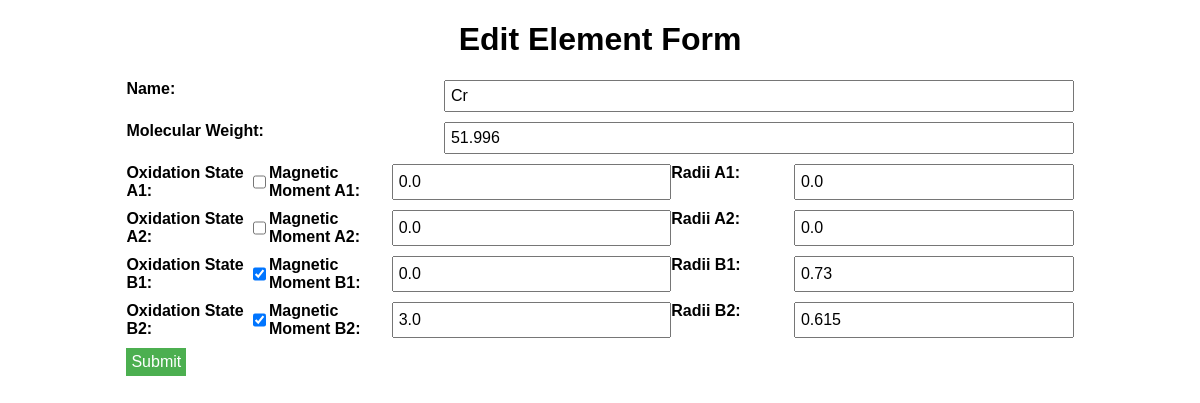
The app's page /edit/Cr with its own data.
### tables this page shows
CREATE TABLE elements (
            name TEXT PRIMARY KEY,
            molecular_weight REAL,
            oxidation_state_a1 BOOL,
            magnetic_moment_a1 REAL,
            radii_a1 REAL,
            oxidation_state_a2 BOOL,
            magnetic_moment_a2 REAL,
            radii_a2 REAL,
            oxidation_state_b1 BOOL,
            magnetic_moment_b1 REAL,
            radii_b1 REAL,
            oxidation_state_b2 BOOL,
            magnetic_moment_b2 REAL,
            radii_b2 REAL
        );

### database.py (the view)
@app.route('/edit/<name>')
def edit(name):
    conn = get_db_connection()
    cursor = conn.cursor()
    cursor.execute('SELECT * FROM elements WHERE name = ?', (name,))
    element = cursor.fetchone()
    conn.close()
    return render_template('add.html', element=element)

### database.py (called while the page is built)
def get_db_connection():
    conn = sqlite3.connect(DATABASE)
    conn.row_factory = sqlite3.Row
    return conn

### templates/add.html (shortened to what this page needs)
<!DOCTYPE html>
<html lang="en">
<head>
    <link rel="stylesheet" href="{{ url_for('static', filename='css/database.css') }}">
</head>
<body>
<div class="container">
    <h1>{{ 'Edit' if element else 'New' }} Element Form</h1>
    <form method="POST" action="{{ url_for('submit') }}">
        <div class="form-row">
            <label for="name">Name:</label>
            <input type="text" id="name" name="name" value="{{ element['name'] if element else '' }}" {{ 'readonly' if element else '' }} required>
        </div>
        <div class="form-row">
            <label for="molecular_weight">Molecular Weight:</label>
            <input type="number" id="molecular_weight" name="molecular_weight" step="0.001" value="{{ element['molecular_weight'] if element else '' }}" required>
        </div>
        <div class="form-row">
            <label for="oxidation_state_a1">Oxidation State A1:</label>
            <input type="checkbox" id="oxidation_state_a1" name="oxidation_state_a1" {{ 'checked' if element and element['oxidation_state_a1'] else '' }}>
            <label for="magnetic_moment_a1">Magnetic Moment A1:</label>
            <input type="number" id="magnetic_moment_a1" name="magnetic_moment_a1" step="0.001" value="{{ element['magnetic_moment_a1'] if element else '' }}">
            <label for="radii_a1">Radii A1:</label>
            <input type="number" id="radii_a1" name="radii_a1" step="0.001" value="{{ element['radii_a1'] if element else '' }}">
        </div>
        <div class="form-row">
            <label for="oxidation_state_a2">Oxidation State A2:</label>
            <input type="checkbox" id="oxidation_state_a2" name="oxidation_state_a2" {{ 'checked' if element and element['oxidation_state_a2'] else '' }}>
            <label for="magnetic_moment_a2">Magnetic Moment A2:</label>
            <input type="number" id="magnetic_moment_a2" name="magnetic_moment_a2" step="0.001" value="{{ element['magnetic_moment_a2'] if element else '' }}">
            <label for="radii_a2">Radii A2:</label>
            <input type="number" id="radii_a2" name="radii_a2" step="0.001" value="{{ element['radii_a2'] if element else '' }}">
        </div>
        <div class="form-row">
            <label for="oxidation_state_b1">Oxidation State B1:</label>
            <input type="checkbox" id="oxidation_state_b1" name="oxidation_state_b1" {{ 'checked' if element and element['oxidation_state_b1'] else '' }}>
            <label for="magnetic_moment_b1">Magnetic Moment B1:</label>
            <input type="number" id="magnetic_moment_b1" name="magnetic_moment_b1" step="0.001" value="{{ element['magnetic_moment_b1'] if element else '' }}">
            <label for="radii_b1">Radii B1:</label>
            <input type="number" id="radii_b1" name="radii_b1" step="0.001" value="{{ element['radii_b1'] if element else '' }}">
        </div>
        <div class="form-row">
            <label for="oxidation_state_b2">Oxidation State B2:</label>
            <input type="checkbox" id="oxidation_state_b2" name="oxidation_state_b2" {{ 'checked' if element and element['oxidation_state_b2'] else '' }}>
            <label for="magnetic_moment_b2">Magnetic Moment B2:</label>
            <input type="number" id="magnetic_moment_b2" name="magnetic_moment_b2" step="0.001" value="{{ element['magnetic_moment_b2'] if element else '' }}">
            <label for="radii_b2">Radii B2:</label>
            <input type="number" id="radii_b2" name="radii_b2" step="0.001" value="{{ element['radii_b2'] if element else '' }}">
        </div>
        <div class="form-row">
            <input type="submit" value="Submit">
        </div>
    </form>
</div>
</body>
</html>

### static/css/database.css (style rules this page uses)
body { font-family: Arial, sans-serif; }
.container { width: 80%; margin: auto; }
h1 { text-align: center; }
form { width: 100%; margin: 20px 0; }
.form-row { display: flex; justify-content: space-between; margin-bottom: 10px; }
label { width: 30%; font-weight: bold; }
input[type="text"], input[type="number"], input[type="submit"] { width: 65%; padding: 5px; font-size: 16px; }
input[type="submit"] { width: auto; background-color: #4CAF50; color: white; border: none; cursor: pointer; }

### records on screen
elements: name "Cr", molecular_weight "51.996", magnetic_moment_a1 "0.0", radii_a1 "0.0", magnetic_moment_a2 "0.0", radii_a2 "0.0", magnetic_moment_b1 "0.0", radii_b1 "0.73", magnetic_moment_b2 "3.0", radii_b2 "0.615"

### other values on screen
{{ 'Edit' if element else 'New' }} "Edit"
